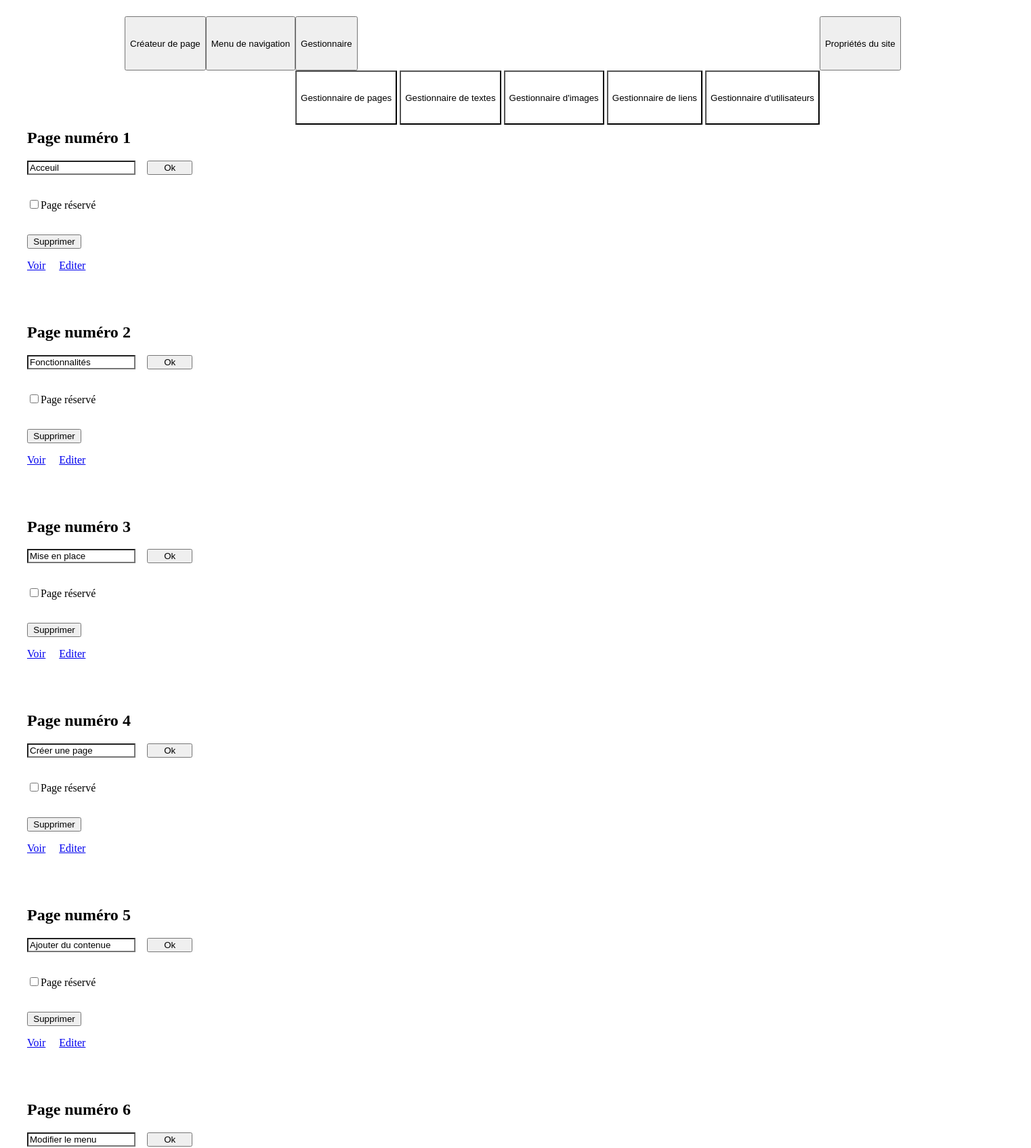
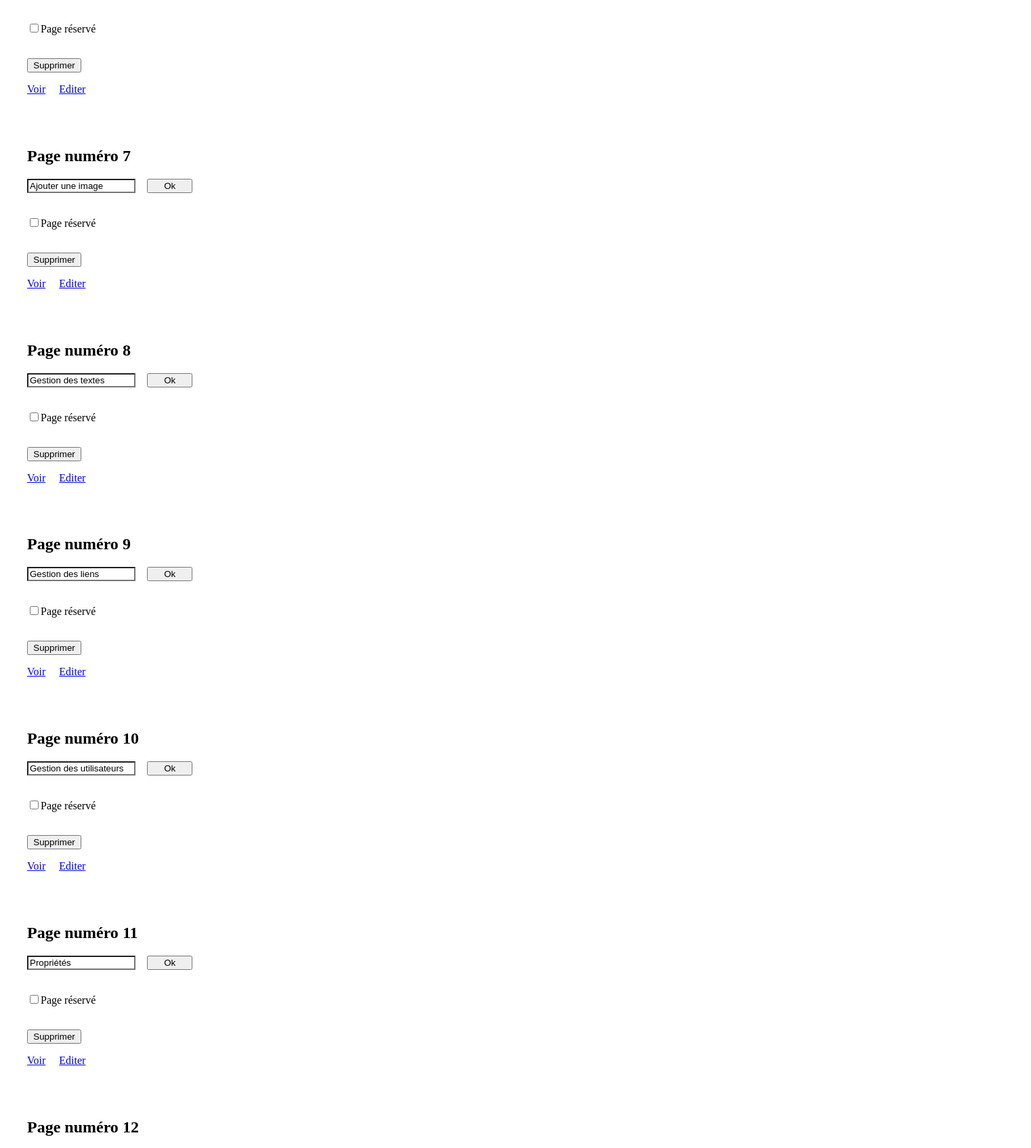
/editor/pagemanager.php (upper part), run on the app's committed database (2 pictures, top to bottom).
### tables this page shows
CREATE TABLE IF NOT EXISTS `pages` (
  `id` int(10) UNSIGNED NOT NULL AUTO_INCREMENT,
  `titre` varchar(30) DEFAULT NULL,
  `online` int(1) UNSIGNED NOT NULL DEFAULT '0',
  PRIMARY KEY (`id`)
);

### editor/pagemanager.php (the view, shortened to what this page needs)
<?php
    $req ="SELECT count(*) as 'nbr' FROM `pages`";
    $res = mysqli_fetch_array(mysqli_query($BDD,$req),MYSQLI_ASSOC);
?>
<?php include("editor/php/EditorHeader.php") ?>
<div class="container">
    <div class="row Pageaff">
        <?php
            if($res["nbr"] != 0){
                $req = "SELECT * FROM `pages`";
                $res = mysqli_query($BDD,$req);
                while($page = mysqli_fetch_array($res,MYSQLI_ASSOC)){
        ?>
            <div class="col-sm-12 col-md-4">
                <div class="vignet">
                    <h2>Page numéro <?php echo $page["id"] ?></h2>
                    <div class="row">
                        <form method="post">
                            <input class="webLink EditBtnVBig EditField" name="pageTitre"  type="text" value="<?php echo $page["titre"] ?>" >
                            <input type="submit" class="webLink EditBtn" value="Ok"><br><br>
                            <p><input type="checkbox" name="onlinePage" <?php IsChecked($page["online"]); ?> >Page réservé</p>
                        </form>
                    </div>
                    <br>
                    <div class="row">
                        <form method="post" onSubmit="if(!confirm('Etes-vous certain de vouloir supprimer la page ?')){return false;}">
                            <input class="webLink EditBtnBig" type="submit" value="Supprimer">
                        </form>
                        <a href="index.php?p=<?php echo $page["id"]?>" class="webLink EditBtn">Voir</a>
                        <a href="index.php?p=editor&page=<?php echo $page["id"]?>" class="webLink EditBtn">Editer</a>
                    </div>
                </div>
            </div>
        <?php
                }
            }
        ?>
    </div>
</div>
<?php
    function IsChecked($oln){
        echo $oln == 0 ? "" : "CHECKED";
    }
?>

### css/editorStyle.css (style rules this page uses)
.EditBtn { width: 5em; margin-right: 1em; }
.EditBtnBig { width: 6em; margin-right: 1em; }
.EditBtnVBig { width: 12em; margin-right: 1em; }
.EditField { background-color: var(--ContainerColor); color:var(--texteColor); }
.vignet { color:var(--texteColor); background-color:var(--ContainerColor); margin-bottom: 1.5em; padding: 1em; padding-left: 2em; padding-right: 2em; }
.Pageaff { margin-bottom: 4.5em; }
::placeholder { color: var(--HeadAndFooter); opacity: 1; }

### data on the page
pages: id "1", pageTitre "Acceuil"
pages: id "2", pageTitre "Fonctionnalités"
pages: id "3", pageTitre "Mise en place"
pages: id "4", pageTitre "Créer une page"
pages: id "5", pageTitre "Ajouter du contenue"
pages: id "6", pageTitre "Modifier le menu"
pages: id "7", pageTitre "Ajouter une image"
pages: id "8", pageTitre "Gestion des textes"
pages: id "9", pageTitre "Gestion des liens"
pages: id "10", pageTitre "Gestion des utilisateurs"
pages: id "11", pageTitre "Propriétés"
pages: id "12"
